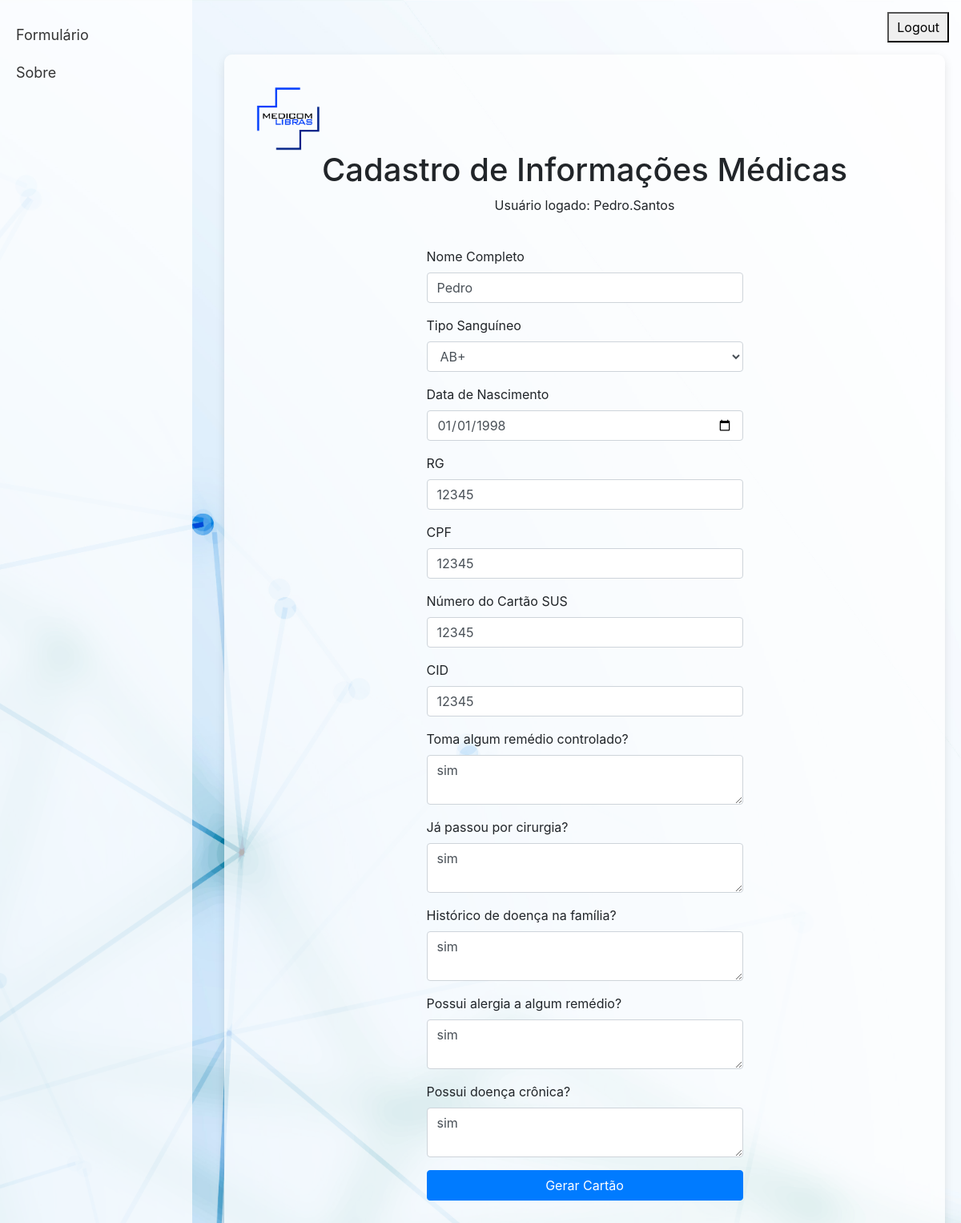
/ (signed in), run on an earlier commit of the app's database.
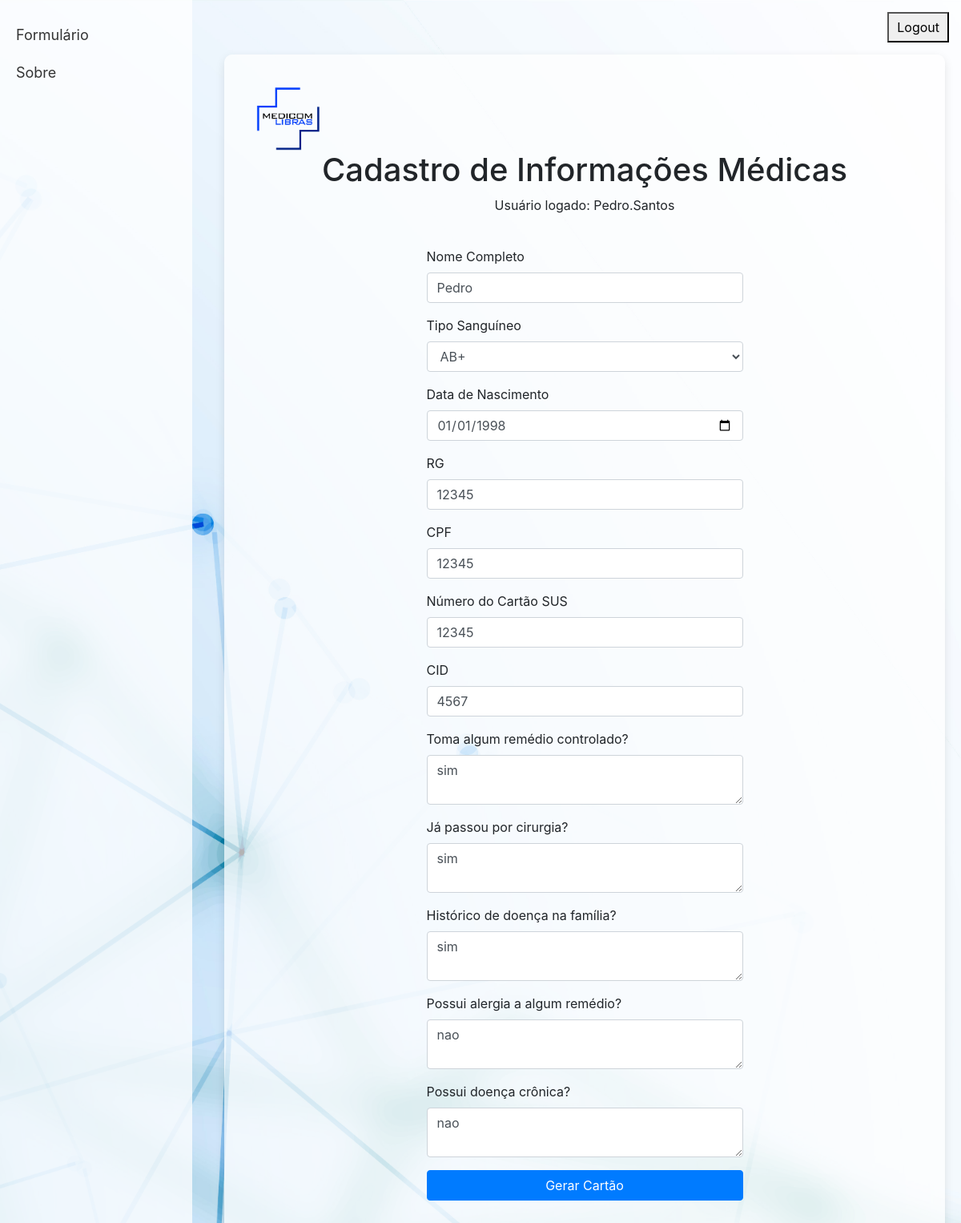
And on a later commit of the database.
### app.py (models this page shows)
class MedicalRecord(db.Model):
    id = db.Column(db.Integer, primary_key=True)
    user_id = db.Column(db.Integer, db.ForeignKey('user.id'), nullable=False)  # Relacionamento com o usuário
    name = db.Column(db.String(150), nullable=False)
    blood_type = db.Column(db.String(3), nullable=False)
    birth_date = db.Column(db.Date, nullable=False)
    rg = db.Column(db.String(20), nullable=False)
    cpf = db.Column(db.String(20), nullable=False)
    sus_number = db.Column(db.String(20), nullable=False)
    cid = db.Column(db.String(10), nullable=False)
    medication = db.Column(db.Text, nullable=False)
    surgery = db.Column(db.Text, nullable=False)
    family_diseases = db.Column(db.Text, nullable=False)
    allergies = db.Column(db.Text, nullable=False)
    chronic_disease = db.Column(db.Text, nullable=False)
    user = db.relationship('User', backref='medical_records')  # Relacionamento com o modelo User

### app.py (the view, shortened to what this page needs)
@app.route('/', methods=['GET', 'POST'])
@login_required
def index():
    form = MedicalForm()
    existing_record = MedicalRecord.query.filter_by(user_id=current_user.id).first()
    if existing_record and request.method == 'GET':
        form.name.data = existing_record.name
        form.blood_type.data = existing_record.blood_type
        form.birth_date.data = existing_record.birth_date
        form.rg.data = existing_record.rg
        form.cpf.data = existing_record.cpf
        form.sus_number.data = existing_record.sus_number
        form.cid.data = existing_record.cid
        form.medication.data = existing_record.medication
        form.surgery.data = existing_record.surgery
        form.family_diseases.data = existing_record.family_diseases
        form.allergies.data = existing_record.allergies
        form.chronic_disease.data = existing_record.chronic_disease
    return render_template('form.html', form=form)

### app.py
class MedicalForm(FlaskForm):
    name = StringField('Nome Completo', validators=[DataRequired()])
    blood_type = SelectField('Tipo Sanguíneo', choices=[('A+', 'A+'), ('A-', 'A-'), ('B+', 'B+'), ('B-', 'B-'), ('O+', 'O+'), ('O-', 'O-'), ('AB+', 'AB+'), ('AB-', 'AB-')])
    birth_date = DateField('Data de Nascimento', format='%Y-%m-%d', validators=[DataRequired()])
    rg = StringField('RG', validators=[DataRequired()])
    cpf = StringField('CPF', validators=[DataRequired()])
    sus_number = StringField('Número do Cartão SUS', validators=[DataRequired()])
    cid = StringField('CID', validators=[DataRequired()])
    medication = TextAreaField('Toma algum remédio controlado?', validators=[DataRequired()])
    surgery = TextAreaField('Já passou por cirurgia?', validators=[DataRequired()])
    family_diseases = TextAreaField('Histórico de doença na família?', validators=[DataRequired()])
    allergies = TextAreaField('Possui alergia a algum remédio?', validators=[DataRequired()])
    chronic_disease = TextAreaField('Possui doença crônica?', validators=[DataRequired()])
    submit = SubmitField('Gerar Cartão')

### templates/form.html (shortened to what this page needs)
<!DOCTYPE html>
<html lang="pt-br">
<head>
    <link rel="stylesheet" href="https://stackpath.bootstrapcdn.com/bootstrap/4.5.2/css/bootstrap.min.css">
</head>
<body>
    <div class="sidebar">
        <a href="{{ url_for('index') }}">Formulário</a>
        <a href="{{ url_for('informative') }}">Sobre</a>
    </div>
    <div class="main-content">
        <div class="container mt-5">
            <img src="{{ url_for('static', filename='logo.png') }}" alt="Logo" class="logo">
            <h1 class="text-center">Cadastro de Informações Médicas</h1>
            <p class="text-center">Usuário logado: {{ current_user.username }}</p>
            <form method="POST" action="{{ url_for('logout') }}">
                <button type="submit" class="btnbtn-dangerbtn-block">Logout</button>
            </form>
            <br>
            <div class="row justify-content-center">
                <div class="col-md-6">
                    <form method="POST" action="/">
                        <div class="form-group">
                            {{ form.name.label(class="form-label") }}
                            {{ form.name(class="form-control") }}
                        </div>
                        <div class="form-group">
                            {{ form.blood_type.label(class="form-label") }}
                            {{ form.blood_type(class="form-control") }}
                        </div>
                        <div class="form-group">
                            {{ form.birth_date.label(class="form-label") }}
                            {{ form.birth_date(class="form-control") }}
                        </div>
                        <div class="form-group">
                            {{ form.rg.label(class="form-label") }}
                            {{ form.rg(class="form-control") }}
                        </div>
                        <div class="form-group">
                            {{ form.cpf.label(class="form-label") }}
                            {{ form.cpf(class="form-control") }}
                        </div>
                        <div class="form-group">
                            {{ form.sus_number.label(class="form-label") }}
                            {{ form.sus_number(class="form-control") }}
                        </div>
                        <div class="form-group">
                            {{ form.cid.label(class="form-label") }}
                            {{ form.cid(class="form-control") }}
                        </div>
                        <div class="form-group">
                            {{ form.medication.label(class="form-label") }}
                            {{ form.medication(class="form-control") }}
                        </div>
                        <div class="form-group">
                            {{ form.surgery.label(class="form-label") }}
                            {{ form.surgery(class="form-control") }}
                        </div>
                        <div class="form-group">
                            {{ form.family_diseases.label(class="form-label") }}
                            {{ form.family_diseases(class="form-control") }}
                        </div>
                        <div class="form-group">
                            {{ form.allergies.label(class="form-label") }}
                            {{ form.allergies(class="form-control") }}
                        </div>
                        <div class="form-group">
                            {{ form.chronic_disease.label(class="form-label") }}
                            {{ form.chronic_disease(class="form-control") }}
                        </div>
                        <button type="submit" class="btn btn-primary btn-block">Gerar Cartão</button>
                    </form>
                </div>
            </div>
        </div>
    </div>
</body>
</html>

What changed in the data, as far as the page shows it:
changed MedicalRecord "Pedro": cid "12345" → "4567"; allergies "sim" → "nao"; chronic_disease "sim" → "nao"
